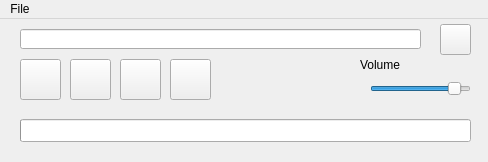
<?xml version="1.0" encoding="UTF-8"?>
<ui version="4.0">
 <class>MainWindow</class>
 <widget class="QMainWindow" name="MainWindow">
  <property name="geometry">
   <rect>
    <x>0</x>
    <y>0</y>
    <width>488</width>
    <height>162</height>
   </rect>
  </property>
  <property name="windowTitle">
   <string>MainWindow</string>
  </property>
  <widget class="QWidget" name="centralWidget">
   <widget class="QLineEdit" name="filePathLineEdit">
    <property name="geometry">
     <rect>
      <x>20</x>
      <y>10</y>
      <width>401</width>
      <height>20</height>
     </rect>
    </property>
   </widget>
   <widget class="QPushButton" name="openPushButton">
    <property name="geometry">
     <rect>
      <x>440</x>
      <y>5</y>
      <width>31</width>
      <height>31</height>
     </rect>
    </property>
    <property name="text">
     <string/>
    </property>
    <property name="icon">
     <iconset resource="Resources.qrc">
      <normaloff>:/button/music</normaloff>:/button/music</iconset>
    </property>
   </widget>
   <widget class="QPushButton" name="listenPushButton">
    <property name="geometry">
     <rect>
      <x>20</x>
      <y>40</y>
      <width>41</width>
      <height>41</height>
     </rect>
    </property>
    <property name="text">
     <string/>
    </property>
    <property name="icon">
     <iconset resource="Resources.qrc">
      <normaloff>:/button/start</normaloff>:/button/start</iconset>
    </property>
   </widget>
   <widget class="QPushButton" name="stopPushButton">
    <property name="geometry">
     <rect>
      <x>120</x>
      <y>40</y>
      <width>41</width>
      <height>41</height>
     </rect>
    </property>
    <property name="text">
     <string/>
    </property>
    <property name="icon">
     <iconset resource="Resources.qrc">
      <normaloff>:/button/Resources/stop.png</normaloff>:/button/Resources/stop.png</iconset>
    </property>
   </widget>
   <widget class="QSlider" name="volumeHorizontalSlider">
    <property name="geometry">
     <rect>
      <x>370</x>
      <y>60</y>
      <width>101</width>
      <height>20</height>
     </rect>
    </property>
    <property name="maximum">
     <number>100</number>
    </property>
    <property name="value">
     <number>90</number>
    </property>
    <property name="orientation">
     <enum>Qt::Horizontal</enum>
    </property>
   </widget>
   <widget class="QLabel" name="label">
    <property name="geometry">
     <rect>
      <x>360</x>
      <y>40</y>
      <width>50</width>
      <height>12</height>
     </rect>
    </property>
    <property name="text">
     <string>Volume</string>
    </property>
   </widget>
   <widget class="QPushButton" name="pausePushButton">
    <property name="geometry">
     <rect>
      <x>70</x>
      <y>40</y>
      <width>41</width>
      <height>41</height>
     </rect>
    </property>
    <property name="text">
     <string/>
    </property>
    <property name="icon">
     <iconset resource="Resources.qrc">
      <normaloff>:/button/Resources/pause.png</normaloff>:/button/Resources/pause.png</iconset>
    </property>
   </widget>
   <widget class="QPushButton" name="rewindPushButton">
    <property name="geometry">
     <rect>
      <x>170</x>
      <y>40</y>
      <width>41</width>
      <height>41</height>
     </rect>
    </property>
    <property name="text">
     <string/>
    </property>
    <property name="icon">
     <iconset resource="Resources.qrc">
      <normaloff>:/button/Resources/rewind.png</normaloff>:/button/Resources/rewind.png</iconset>
    </property>
   </widget>
   <widget class="QProgressBar" name="positionProgressBar">
    <property name="geometry">
     <rect>
      <x>20</x>
      <y>100</y>
      <width>451</width>
      <height>23</height>
     </rect>
    </property>
    <property name="value">
     <number>0</number>
    </property>
    <property name="textVisible">
     <bool>false</bool>
    </property>
   </widget>
  </widget>
  <widget class="QMenuBar" name="menuBar">
   <property name="geometry">
    <rect>
     <x>0</x>
     <y>0</y>
     <width>488</width>
     <height>24</height>
    </rect>
   </property>
   <widget class="QMenu" name="menuFile">
    <property name="title">
     <string>File</string>
    </property>
    <addaction name="actionClose"/>
   </widget>
   <addaction name="menuFile"/>
  </widget>
  <action name="actionClose">
   <property name="text">
    <string>Close</string>
   </property>
  </action>
 </widget>
 <layoutdefault spacing="6" margin="11"/>
 <resources>
  <include location="Resources.qrc"/>
 </resources>
 <connections/>
</ui>
